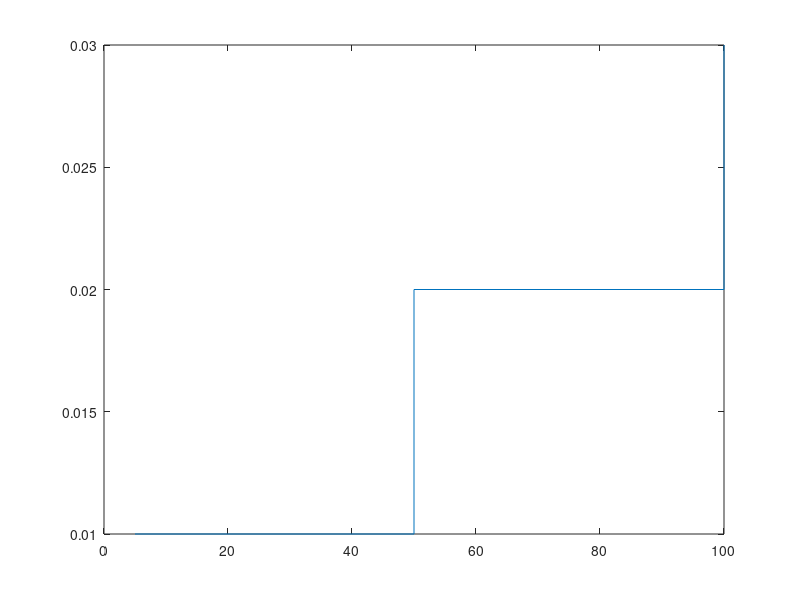

Reproduce this figure in MATLAB.
%2. Considere uma caixa contendo 90 notas de 5 Euros, 9 notas de 50 e 1 de 100.

%(a) Descreva o espac¸o de amostragem da experiencia aleat ˆ oria, retirar uma nota da caixa, e as proba- ´
%bilidades dos acontecimentos elementares.
S = 1:100;


%%(b) Considere agora a variavel aleat ´ oria ´ X como sendo o valor de uma nota retirada a sorte da caixa `
%acima descrita. Descreva o espac¸o de amostragem e a func¸ao massa de probabilidade de ˜ X.
X = [5 50 100];
x = [90 9 1];
PX = ones(size(x))/100;

%(c) Determine a func¸ao distribuic¸ ˜ ao acumulada de ˜ X e efectue a sua representac¸ao gr ˜ afica em Matlab.

fx = cumsum(PX);
stairs(X, fx)